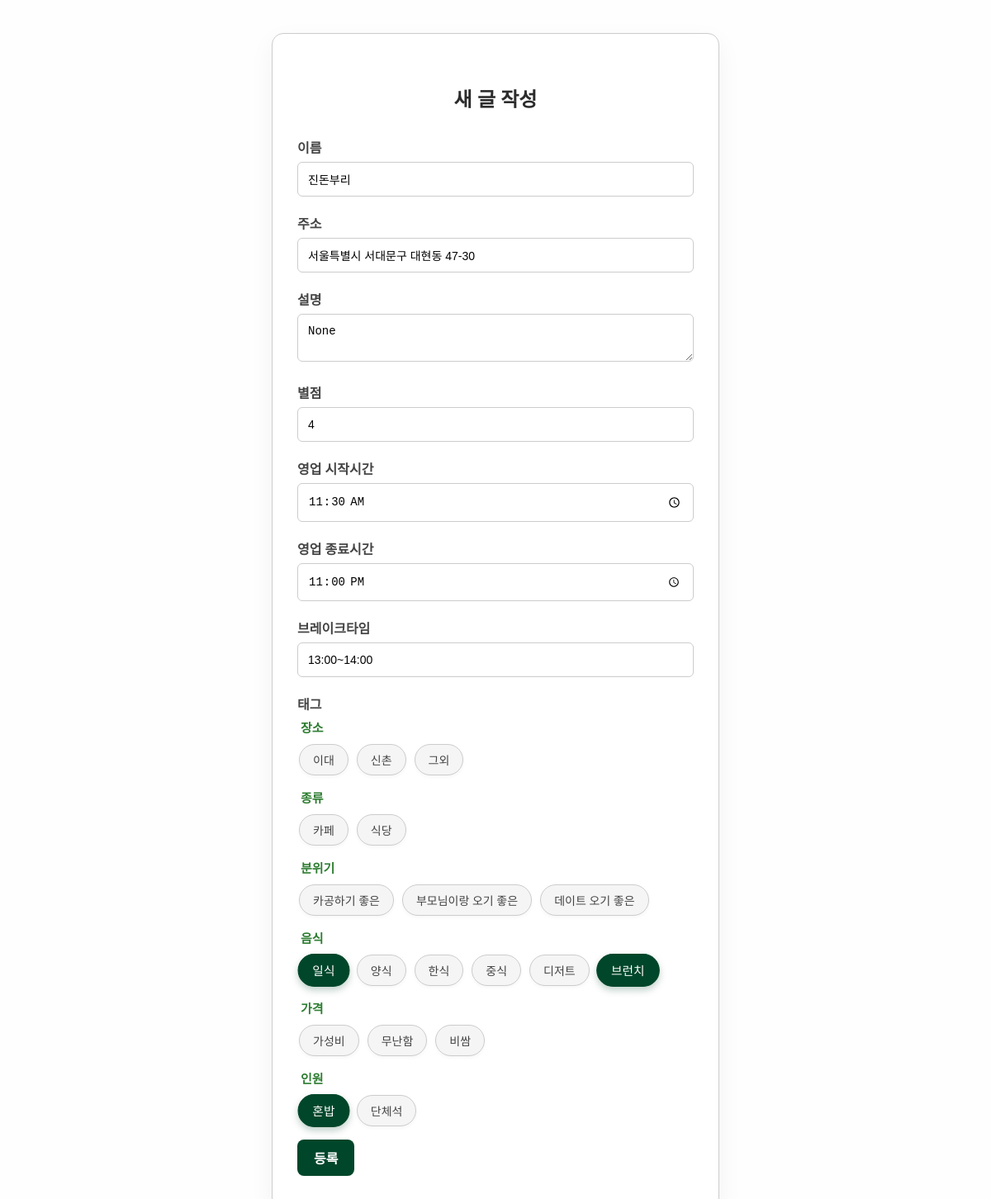
Screenshot of /5/edit with the database file from the repository.
### helloSecurity/models/models.py (models this page shows)
class Restaurant(db.Model):
    id = db.Column(db.Integer, primary_key=True)
    name = db.Column(db.String(100), nullable=False)
    address = db.Column(db.String(200))
    description = db.Column(db.Text)
    rating = db.Column(db.Integer)
    start_hour = db.Column(db.Time)
    end_hour = db.Column(db.Time)
    break_time = db.Column(db.String(30))
    tags = db.relationship("RestaurantTag",
                       backref="restaurant",
                       cascade="all, delete-orphan")

class TagCategory(db.Model):
    __tablename__ = "tag_categories"
    id   = db.Column(db.Integer, primary_key=True)
    name = db.Column(db.String(50), unique=True, nullable=False)
    tags = db.relationship("Tag",
                            backref="category",
                            cascade="all, delete-orphan")

class Tag(db.Model):
    id = db.Column(db.Integer, primary_key=True)
    name = db.Column(db.String(50), nullable=False)
    category_id = db.Column(db.Integer,
                            db.ForeignKey("tag_categories.id"),
                            nullable=False)

### helloSecurity/routes/restaurant.py (the view, shortened to what this page needs)
@bp.route("/<int:r_id>/edit", methods=["GET", "POST"])
def edit(r_id):
    r = Restaurant.query.get_or_404(r_id)
    categories = TagCategory.query.order_by(TagCategory.id).all()
    attached = {rel.tag_id for rel in r.tags} # 수정 폼에 미리 체크되어있음
    return render_template("restaurants/create.html",
                           restaurant=r,
                           categories=categories,
                           attached=attached)

### helloSecurity/templates/restaurants/create.html (shortened to what this page needs)
<!DOCTYPE html>
<html lang="ko">
<head>
  <link href="../../static/css/style.css" rel="stylesheet" />
</head>
<body>
  <form class="form-container" method="post">
    <h2>새 글 작성</h2>
    <label>이름</label>
    <input name="name" value="{{ restaurant.name if restaurant else '' }}"><br>
    <label>주소</label>
    <input name="address" value="{{ restaurant.address if restaurant else '' }}"><br>
    <label>설명</label>
    <textarea name="description">{{ restaurant.description if restaurant else '' }}</textarea><br>
    <label>별점</label>
    <input name="rating" value="{{restaurant.rating if restaurant else ''}}">
    <label>영업 시작시간</label>
    <input name="start_hour" type="time" value="{{restaurant.start_hour if restaurant else ''}}">
    <label>영업 종료시간</label>
    <input name="end_hour" type="time" value="{{restaurant.end_hour if restaurant else ''}}">
    <label>브레이크타임</label>
    <input name="breaktime" value="{{restaurant.break_time if restaurant else ''}}">
    <label>태그</label>
  {% for cat in categories %}
  <fieldset>
    <legend>{{ cat.name }}</legend>
    <div class="tag-checkbox-group">
      {% for tag in cat.tags %}
        <div class="tag-checkbox">
          <label for="tag-{{ tag.id }}">{{ tag.name }}</label>
        </div>
      {% endfor %}
    </div>
  </fieldset>
{% endfor %}
    <button id="submit-btn" class="btn" type="submit">등록</button>
</form>
</body>
</html>

### helloSecurity/static/css/style.css (style rules this page uses)
body { font-family: 'Pretendard', 'Segoe UI', sans-serif; margin: 40px; background-color: #fefefe; color: #333; }
.btn { background-color: #00462a; color: #fff; padding: 10px 20px; border: none; border-radius: 8px; font-weight: bold; cursor: pointer; width: 100%; transition: background-color 0.2s ease; width:auto; font-size:1em; text-decoration: none; }
.form-container { max-width: 480px; margin: 0 auto; padding: 40px 30px; border: 1px solid #ccc; border-radius: 14px; background: #fff; box-shadow: 0 10px 30px rgba(0,0,0,0.05); }
h2 { text-align: center; margin-bottom: 30px; color: #2c2c2c; }
label { display: block; margin-bottom: 6px; font-weight: 600; color: #444; }
input, select, textarea { width: 100%; padding: 12px; margin-bottom: 20px; border: 1.5px solid #ccc; border-radius: 6px; font-size: 14px; box-sizing: border-box; transition: border-color 0.2s ease; }
fieldset { border: none; margin-bottom: 10px; padding: 0; }
legend { font-weight:600; font-size:15px; margin-bottom:10px; color:#2e7d32; }
.tag-checkbox-group { display:flex; flex-wrap:wrap; gap:10px; }
.tag-checkbox label { display:inline-block; padding:8px 16px; border:1.5px solid #ccc; border-radius:999px; background:#f5f5f5; color:#444; font-size:14px; font-weight:500; cursor:pointer; user-select:none; transition:all 0.25s ease; box-shadow:0 2px 4px rgba(0,0,0,0.04); }
.tag-checkbox input:checked+label { background:#00462a; color:#fff; border-color:#00462a; transform:scale(1.05); box-shadow:0 4px 8px rgba(0,70,42,0.25); }

### rows the page displays
Restaurant: name "진돈부리", address "서울특별시 서대문구 대현동 47-30", description "None", rating "4", start_hour "11:30:00", end_hour "23:00:00", breaktime "13:00~14:00"
TagCategory: name "장소"
Tag: name "이대"
Tag: name "신촌"
Tag: name "그외"
TagCategory: name "종류"
Tag: name "카페"
Tag: name "식당"
TagCategory: name "분위기"
Tag: name "카공하기 좋은"
Tag: name "부모님이랑 오기 좋은"
Tag: name "데이트 오기 좋은"
TagCategory: name "음식"
Tag: name "일식"
Tag: name "양식"
Tag: name "한식"
Tag: name "중식"
Tag: name "디저트"
Tag: name "브런치"
TagCategory: name "가격"
Tag: name "가성비"
Tag: name "무난함"
Tag: name "비쌈"
TagCategory: name "인원"
Tag: name "혼밥"
Tag: name "단체석"
